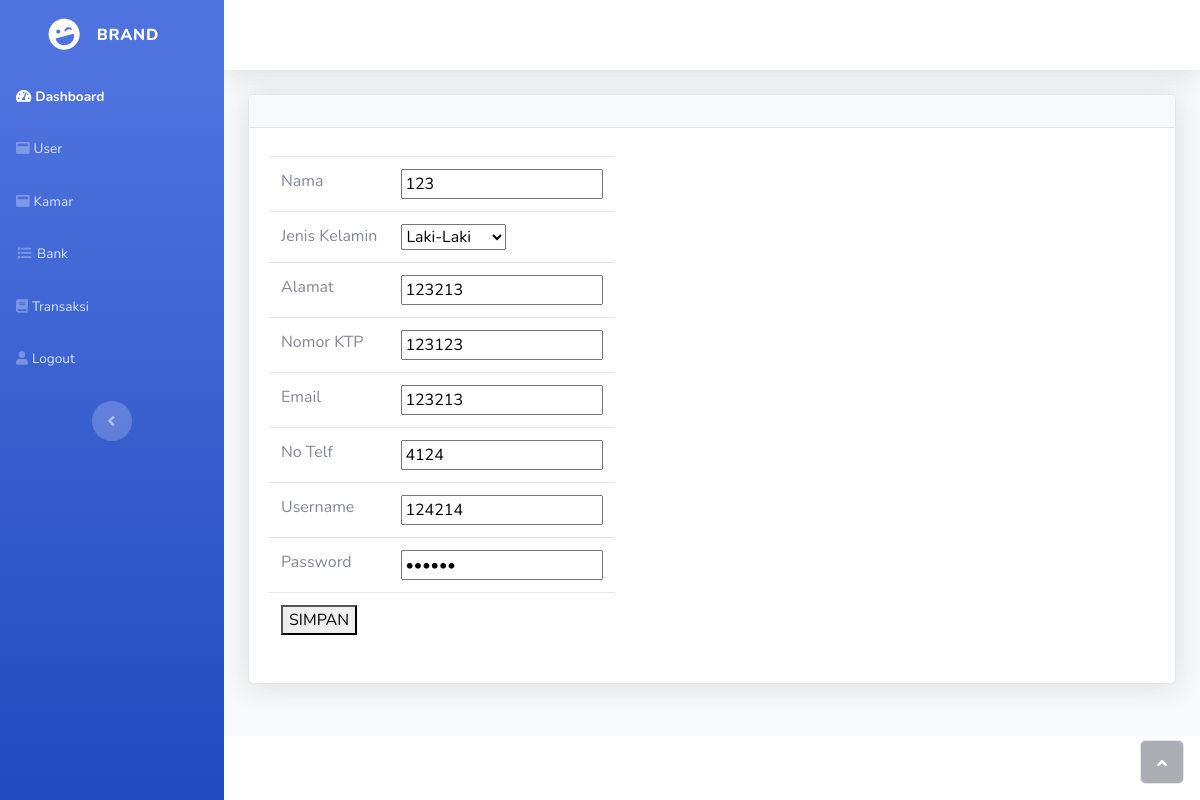
Screenshot of /adminsite/edituser.php?id=4 (signed in) with the database file from the repository.
### tables this page shows
CREATE TABLE `pelanggan` (
  `id` int(11) NOT NULL,
  `nama` varchar(100) NOT NULL,
  `jenkel` varchar(1) NOT NULL,
  `alamat` varchar(300) NOT NULL,
  `noktp` varchar(100) NOT NULL,
  `email` varchar(100) NOT NULL,
  `notelf` varchar(100) NOT NULL,
  `username` varchar(300) NOT NULL,
  `password` varchar(300) NOT NULL
);

### adminsite/edituser.php (the view, shortened to what this page needs)
<!DOCTYPE html>
<html>
<head><meta http-equiv="Content-Type" content="text/html; charset=utf-8">
    <link rel="stylesheet" href="assets/bootstrap/css/bootstrap.min.css">
    <link rel="stylesheet" href="assets/fonts/fontawesome-all.min.css">
</head>
<body id="page-top">
    <div id="wrapper">
        <nav class="navbar navbar-dark align-items-start sidebar sidebar-dark accordion bg-gradient-primary p-0">
            <div class="container-fluid d-flex flex-column p-0">
                <a class="navbar-brand d-flex justify-content-center align-items-center sidebar-brand m-0" href="#">
                    <div class="sidebar-brand-icon rotate-n-15"><i class="fas fa-laugh-wink"></i></div>
                    <div class="sidebar-brand-text mx-3"><span>Brand</span></div>
                </a>
                <ul class="nav navbar-nav text-light" id="accordionSidebar">
                  <li class="nav-item" role="presentation"><a class="nav-link active" href="dash.php"><i class="fas fa-tachometer-alt"></i><span>Dashboard</span></a></li>
                  <li class="nav-item" role="presentation"><a class="nav-link" href="user.php"><i class="fas fa-window-maximize"></i><span>User</span></a></li>
                  <li class="nav-item" role="presentation"><a class="nav-link" href="kamar.php"><i class="fas fa-window-maximize"></i><span>Kamar</span></a></li>
                  <li class="nav-item" role="presentation"><a class="nav-link" href="bank.php"><i class="fas fa-list fa-sm fa-fw"></i><span>Bank</span></a></li>
                  <li class="nav-item" role="presentation"><a class="nav-link" href="transaksi.php"><i class="fas fa-book"></i><span>Transaksi</span></a></li>
                  <li class="nav-item" role="presentation"><a class="nav-link" href="logout.php"><i class="fas fa fa-user"></i><span>Logout</span></a></li>
                </ul>
                <div class="text-center d-none d-md-inline"><button class="btn rounded-circle border-0" id="sidebarToggle" type="button"></button></div>
            </div>
        </nav>
        <div class="d-flex flex-column" id="content-wrapper">
            <div id="content">
                <nav class="navbar navbar-light navbar-expand bg-white shadow mb-4 topbar static-top">
                </nav>
                <div class="container-fluid">
                    <div class="card shadow">
                        <div class="card-header py-3">
                        </div>
                        <div class="card-body">
                            <div class="table-responsive table mt-2" id="dataTable" role="grid" aria-describedby="dataTable_info">
                              <?php
                              $id           = $_GET['id'];
                              echo'
                              <form method="post" action="edituser_proc.php?id='.$id.'">
                              ';
                              ?>
                                <table>
                                    <?php
                                    $conn = new mysqli(DB_HOST, DB_USER, DB_PASS, DB_NAME);
                                    $id           = $_GET['id'];
                                    $stmt = $conn->prepare("SELECT * FROM `pelanggan` WHERE id=$id");
                                    $stmt->execute();
                                    $stmt->bind_result($id, $nama, $jenkel, $alamat, $noktp, $email, $notelf, $username, $password);
                                    while($stmt->fetch()){
                                      echo "
                                      <tr><td>Nama</td><td><input type='text' name='Nama' value=".$nama."></td></tr>
                                      <tr><td>Jenis Kelamin</td>
                                        <td>
                                          <select name='JenisKelamin' value=".$jenkel.">
                                          <option value='L'>Laki-Laki</option>
                                          <option value='P'>Perempuan</option>
                                        </select>
                                        </td>
                                      </tr>
                                      <tr><td>Alamat</td><td><input type='text' name='Alamat' value=".$alamat."></td></tr>
                                      <tr><td>Nomor KTP</td><td><input type='text' name='nomorktp' value=".$noktp."></td></tr>
                                      <tr><td>Email</td><td><input type='email' name='email' value=".$email."></td></tr>
                                      <tr><td>No Telf</td><td><input type='text' name='notelf' value=".$notelf."></td></tr>
                                      <tr><td>Username</td><td><input type='text' name='username' value=".$username."></td></tr>
                                      <tr><td>Password</td><td><input type='password' name='password' value=".$password."></td></tr>
                                      <tr hidden><td><input type='hidden' name='id' value=".$id."></td></tr>
                                      <tr><td colspan='2'><button type='submit' value='simpan'>SIMPAN</button></td></tr>
                                    ";
                                    }
                                    ?>
                                </table>
                            </form>
                            </div>
                        </div>
                    </div>
                </div>
            </div>
            <footer class="bg-white sticky-footer">
            </footer>
        </div><a class="border rounded d-inline scroll-to-top" href="#page-top"><i class="fas fa-angle-up"></i></a></div>
</body>
</html>

### rows the page displays
pelanggan: Nama "123", JenisKelamin "Laki-Laki", Alamat "123213", nomorktp "123123", email "123213", notelf "4124", username "124214"
